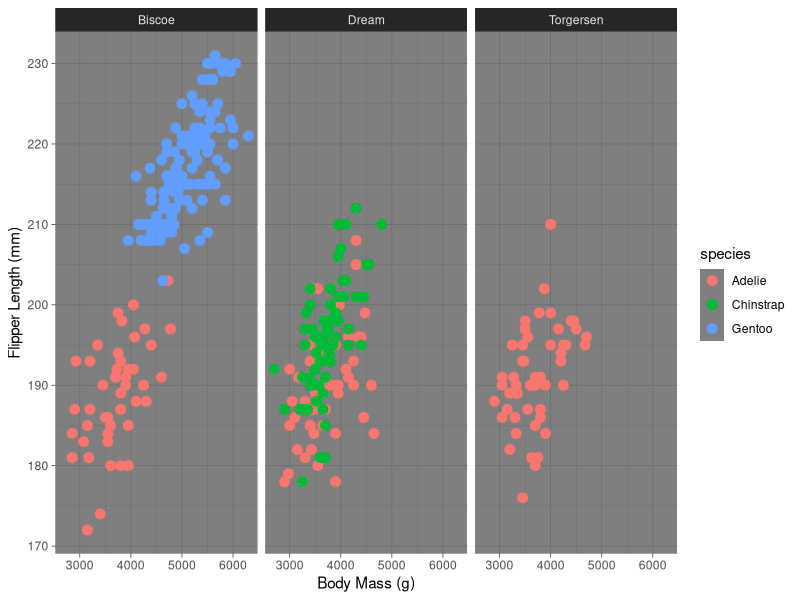

Recreate this plot in R.
## ---- chunk 1
knitr::opts_chunk$set(echo = TRUE)
library(tidyverse)
library(palmerpenguins)
## ---- chunk 2
head(penguins)
glimpse(penguins)
tail(penguins)

## ---- chunk 3
ggplot(data = penguins, aes(x = body_mass_g, y = flipper_length_mm)) +
  geom_point(aes(color = species), size = 3) +
  facet_wrap(~island) +
  theme_dark() +
  labs(x = "Body Mass (g)", y = "Flipper Length (mm)")
